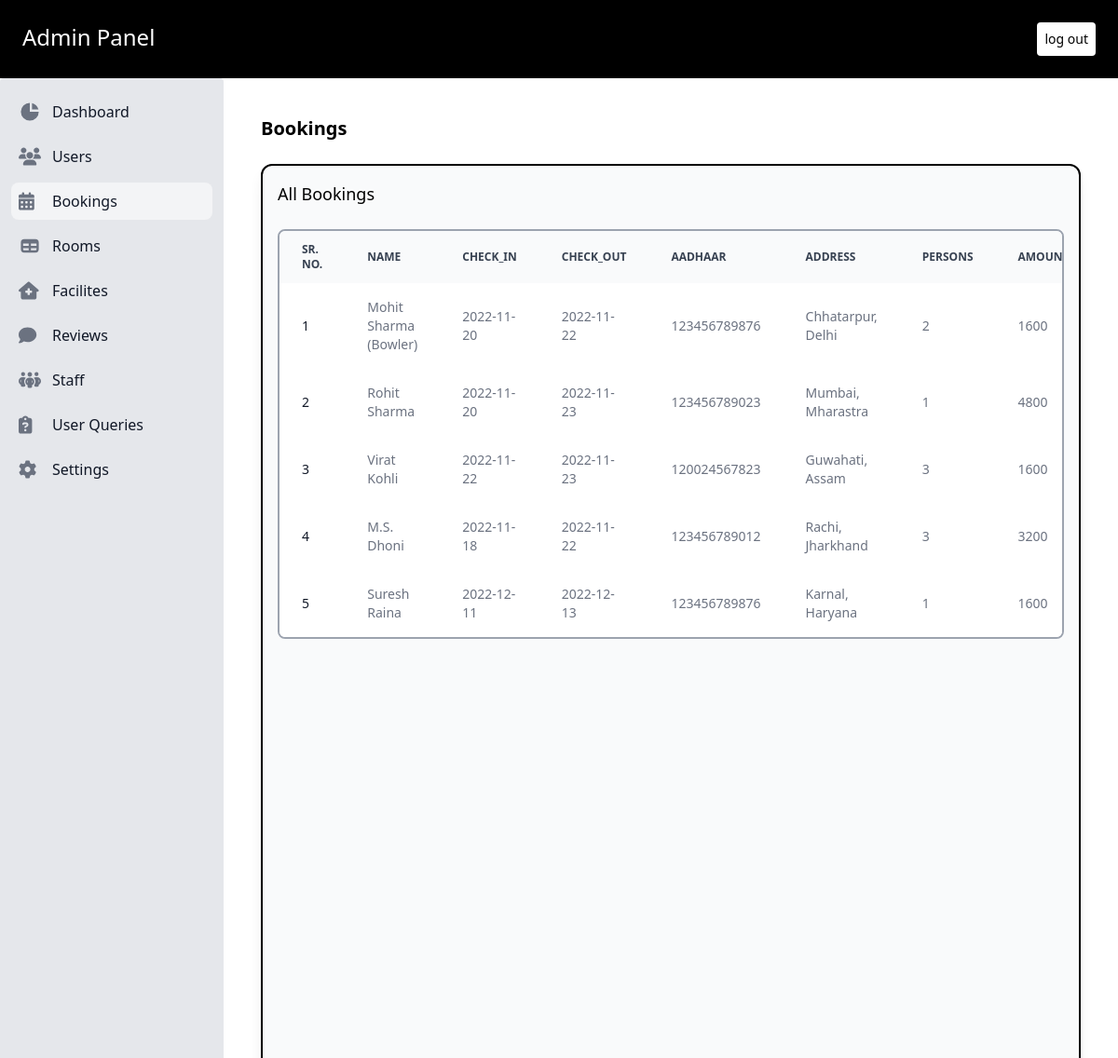
The app's page /admin/booking.php (signed in) with its own data.
### tables this page shows
CREATE TABLE `booking` (
  `book_id` int NOT NULL,
  `name` varchar(30) NOT NULL,
  `check_in` date DEFAULT NULL,
  `check_out` date DEFAULT NULL,
  `aadhaar` varchar(15) DEFAULT NULL,
  `address` varchar(50) DEFAULT NULL,
  `guest` int DEFAULT NULL,
  `arrived` int DEFAULT NULL,
  `room_no` int DEFAULT NULL,
  `amount` int DEFAULT NULL,
  `cus_id` int DEFAULT NULL
);

### admin/db_config.php (called while the page is built, shortened)
<?php
   try {
       function selectt($sql,$values){
        $conn = $GLOBALS['conn'];
        $stmt = $conn->prepare($sql);
        $n = sizeof($values);
        for($i=0;$i<$n;$i++){
            $stmt->bindParam($i+1, $values[$i]);
        }
        if($stmt->execute()){
            $res = $stmt->fetchAll(PDO::FETCH_ASSOC);
            return $res;
        }
        else{
            echo "qruery fail to execute selectt";
        }
       }
    }
    catch(PDOException $e) {
    echo "Connection failed: " . $e->getMessage();
    }
?>

### admin/booking.php (the view, shortened to what this page needs)
<?php
       require('db_config.php');
?>
<!doctype html>
<html  lang="en">
<head>
  <script src="https://cdn.tailwindcss.com?plugins=forms,typography,aspect-ratio,line-clamp"></script>
</head>
<body class="h-screen" >
<div class="bg-black text-white flex justify-between p-6 item-center">
    <h3 class="text-2xl">Admin Panel</h3>
    <a class="text-black text-sm p-2 rounded bg-white" href="logout.php">log out</a>
</div>
<div class="flex h-full ">
<aside class="w-64 h-full basis-1/5"  aria-label="Sidebar">
   <div class="overflow-y-auto  py-4 px-3 h-full bg-gray-200 rounded dark:bg-gray-800">
      <ul class="space-y-2">
         <li>
            <a href="dashboard.php" class="flex items-center p-2 text-base font-normal text-gray-900 rounded-lg dark:text-white hover:bg-gray-100 ">
               <svg aria-hidden="true" class="w-6 h-6 text-gray-500 transition duration-75 dark:text-gray-400 group-hover:text-gray-900 " fill="currentColor" viewBox="0 0 20 20" xmlns="http://www.w3.org/2000/svg"><path d="M2 10a8 8 0 018-8v8h8a8 8 0 11-16 0z"></path><path d="M12 2.252A8.014 8.014 0 0117.748 8H12V2.252z"></path></svg>
               <span class="ml-3">Dashboard</span>
            </a>
         </li>
         <li>
            <a href="users.php" class="flex items-center p-2 text-base font-normal text-gray-900 rounded-lg dark:text-white hover:bg-gray-100 dark:hover:bg-gray-700">
               <span class="flex-1 ml-3 whitespace-nowrap">Users</span>
            </a>
         </li>
         <li>
            <a href="#" class="flex items-center p-2 text-base font-normal text-gray-900 rounded-lg dark:text-white bg-gray-100 dark:hover:bg-gray-700">
               <span class="flex-1 ml-3 whitespace-nowrap">Bookings</span>
            </a>
         </li>
         <li>
            <a href="room.php" class="flex items-center p-2 text-base font-normal text-gray-900 rounded-lg dark:text-white hover:bg-gray-100 dark:hover:bg-gray-700">
               <span class="flex-1 ml-3 whitespace-nowrap">Rooms</span>
            </a>
         </li>
         <li>
            <a href="facilites.php" class="flex items-center p-2 text-base font-normal text-gray-900 rounded-lg dark:text-white hover:bg-gray-100 dark:hover:bg-gray-700">
               <span class="flex-1 ml-3 whitespace-nowrap">Facilites</span>
            </a>
         </li>
         <li>
            <a href="reveiw.php" class="flex items-center p-2 text-base font-normal text-gray-900 rounded-lg dark:text-white hover:bg-gray-100 dark:hover:bg-gray-700">
               <span class="flex-1 ml-3 whitespace-nowrap">Reviews</span>
            </a>
         </li>
         <li>
            <a href="staff.php" class="flex items-center items-center p-2 text-base font-normal text-gray-900 rounded-lg dark:text-white hover:bg-gray-100 dark:hover:bg-gray-700">
               <span class="flex-1 ml-3 whitespace-nowrap">Staff</span>
            </a>
         </li>
         <li>
            <a href="user_query.php" class="flex items-center p-2 text-base font-normal text-gray-900 rounded-lg dark:text-white hover:bg-gray-100 dark:hover:bg-gray-700">
               <span class="flex-1 ml-3 whitespace-nowrap">User Queries</span>
            </a>
         </li>
         <li>
            <a href="setting.php" class="flex items-center p-2 text-base font-normal text-gray-900 rounded-lg dark:text-white hover:bg-gray-100 dark:hover:bg-gray-700">
               <span class="flex-1 ml-3 whitespace-nowrap">Settings</span>
            </a>
         </li>
      </ul>
   </div>
</aside>
<div class=" basis-4/5 overflow-auto p-10">
<p class="text-xl font-bold mb-6">Bookings</p>
<div class="border-2 bg-gray-50 h-full overflow-scroll shadow-lg rounded-xl p-4 border-black" id="example">
         <div class="flex justify-between mb-6">
            <p class="text-lg">All Bookings</p>
         </div>
         <div class="overflow-x-auto relative border-2 border-gray-400 sm:rounded-lg" id="example">
            <table class="w-full text-sm text-left text-gray-500 overflow-y-scroll ">
               <thead class="text-xs text-gray-700 uppercase bg-gray-50 dark:bg-gray-700 dark:text-gray-400">
                     <tr>
                        <th scope="col" class="py-3 px-6" width="5%">
                           Sr. No.
                        </th>
                        <th scope="col" class="py-3 px-6" width="15%">
                           Name
                        </th>
                        <th scope="col" class="py-3 px-6" width="8%">
                           Check_in
                        </th>
                        <th scope="col" class="py-3 px-6" width="8%">
                           Check_out
                        </th>
                        <th scope="col" class="py-3 px-6" width="15%">
                           Aadhaar
                        </th>
                        <th scope="col" class="py-3 px-6" width="15%">
                           Address
                        </th>
                        <th scope="col" class="py-3 px-6" width="15%">
                           Persons
                        </th>
                        <th scope="col" class="py-3 px-6" width="15%">
                           Amount
                        </th>
                     </tr>
               </thead>
               <tbody>
                  <?php
                  $q = "SELECT * FROM `booking`";
                  $v = [];
                  $ress = selectt($q,$v);
                  $k = count($ress);
                  for($i = 1;$i<=$k;$i++){
                     $ii = $ress[$i-1]['book_id'];
                     $in = $ress[$i-1]['check_in'];
                     $out = $ress[$i-1]['check_out'];
                     $ad = $ress[$i-1]['address'];
                     $adr = $ress[$i-1]['aadhaar'];
                     $gt = $ress[$i-1]['guest'];
                     $amt = $ress[$i-1]['amount'];
                     $nm = $ress[$i-1]['name'];
                     $vrr = "No";
                  echo <<<qq
                  <tr class="bg-white dark:bg-gray-800 hover:bg-gray-50 dark:hover:bg-gray-600">
                  <th scope="row" class="py-4 px-6 font-medium text-gray-900 whitespace-nowrap dark:text-white">
                     $i
                  </th>
                  <td class="py-4 px-6">
                     $nm
                  </td>
                  <td class="py-4 px-6">
                     $in
                  </td>
                  <td class="py-4 px-6">
                     $out
                  </td>
                  <td class="py-4 px-6">
                     $adr
                  </td>
                  <td class="py-4 px-6">
                     $ad
                  </td>
                  <td class="py-4 px-6">
                     $gt
                  </td>
                  <td class="py-4 px-6">
                     $amt
                  </td>
                  <td class="py-4 px-6">
                     $vrr
                  </td>
                  <td class="py-4 px-6 text-left">
                     <form>
                        <input type="hidden" name="na" value=$ii>
                        <input type="submit" name="delete" value="Clear" class="font-medium text-green-700 hover:underline">
                     </form>
                  </td>
                  </tr>
                  qq;
                  }
                  ?>
               </tbody>
            </table>
         </div>
</div>
</div>
</body>
</html>

### admin/booking.php (style rules this page uses)
#example { -ms-overflow-style: none; scrollbar-width: none; }

### records on screen
booking: name "Mohit Sharma (Bowler)", check_in "2022-11-20", check_out "2022-11-22", aadhaar "123456789876", address "Chhatarpur, Delhi", guest "2", amount "1600"
booking: name "Rohit Sharma", check_in "2022-11-20", check_out "2022-11-23", aadhaar "123456789023", address "Mumbai, Mharastra", guest "1", amount "4800"
booking: name "Virat Kohli", check_in "2022-11-22", check_out "2022-11-23", aadhaar "120024567823", address "Guwahati, Assam", guest "3", amount "1600"
booking: name "M.S. Dhoni", check_in "2022-11-18", check_out "2022-11-22", aadhaar "123456789012", address "Rachi, Jharkhand", guest "3", amount "3200"
booking: name "Suresh Raina", check_in "2022-12-11", check_out "2022-12-13", aadhaar "123456789876", address "Karnal, Haryana", guest "1", amount "1600"
